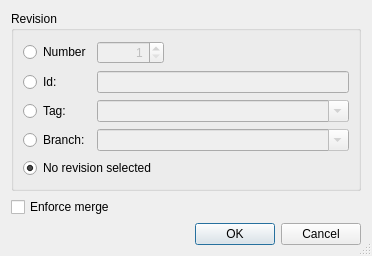
<?xml version="1.0" encoding="UTF-8"?>
<ui version="4.0">
 <class>HgMergeDialog</class>
 <widget class="QDialog" name="HgMergeDialog">
  <property name="geometry">
   <rect>
    <x>0</x>
    <y>0</y>
    <width>372</width>
    <height>256</height>
   </rect>
  </property>
  <property name="windowTitle">
   <string>Mercurial Merge</string>
  </property>
  <property name="sizeGripEnabled">
   <bool>true</bool>
  </property>
  <layout class="QVBoxLayout" name="verticalLayout">
   <item>
    <widget class="QGroupBox" name="groupBox">
     <property name="title">
      <string>Revision</string>
     </property>
     <layout class="QGridLayout" name="gridLayout">
      <item row="0" column="0">
       <widget class="QRadioButton" name="numberButton">
        <property name="toolTip">
         <string>Select to specify a revision by number</string>
        </property>
        <property name="text">
         <string>Number</string>
        </property>
       </widget>
      </item>
      <item row="0" column="1">
       <widget class="QSpinBox" name="numberSpinBox">
        <property name="enabled">
         <bool>false</bool>
        </property>
        <property name="toolTip">
         <string>Enter a revision number</string>
        </property>
        <property name="alignment">
         <set>Qt::AlignRight</set>
        </property>
        <property name="minimum">
         <number>1</number>
        </property>
        <property name="maximum">
         <number>999999999</number>
        </property>
       </widget>
      </item>
      <item row="0" column="2">
       <spacer name="spacer">
        <property name="orientation">
         <enum>Qt::Horizontal</enum>
        </property>
        <property name="sizeHint" stdset="0">
         <size>
          <width>158</width>
          <height>20</height>
         </size>
        </property>
       </spacer>
      </item>
      <item row="1" column="0">
       <widget class="QRadioButton" name="idButton">
        <property name="toolTip">
         <string>Select to specify a revision by changeset id</string>
        </property>
        <property name="text">
         <string>Id:</string>
        </property>
       </widget>
      </item>
      <item row="1" column="1" colspan="2">
       <widget class="QLineEdit" name="idEdit">
        <property name="enabled">
         <bool>false</bool>
        </property>
        <property name="toolTip">
         <string>Enter a changeset id</string>
        </property>
       </widget>
      </item>
      <item row="2" column="0">
       <widget class="QRadioButton" name="tagButton">
        <property name="toolTip">
         <string>Select to specify a revision by a tag</string>
        </property>
        <property name="text">
         <string>Tag:</string>
        </property>
       </widget>
      </item>
      <item row="2" column="1" colspan="2">
       <widget class="QComboBox" name="tagCombo">
        <property name="enabled">
         <bool>false</bool>
        </property>
        <property name="toolTip">
         <string>Enter a tag name</string>
        </property>
        <property name="editable">
         <bool>true</bool>
        </property>
       </widget>
      </item>
      <item row="3" column="0">
       <widget class="QRadioButton" name="branchButton">
        <property name="toolTip">
         <string>Select to specify a revision by a branch</string>
        </property>
        <property name="text">
         <string>Branch:</string>
        </property>
       </widget>
      </item>
      <item row="3" column="1" colspan="2">
       <widget class="QComboBox" name="branchCombo">
        <property name="enabled">
         <bool>false</bool>
        </property>
        <property name="toolTip">
         <string>Enter a branch name</string>
        </property>
        <property name="editable">
         <bool>true</bool>
        </property>
       </widget>
      </item>
      <item row="4" column="0" colspan="3">
       <widget class="QRadioButton" name="noneButton">
        <property name="toolTip">
         <string>Select to not specify a specific revision</string>
        </property>
        <property name="text">
         <string>No revision selected</string>
        </property>
        <property name="checked">
         <bool>true</bool>
        </property>
       </widget>
      </item>
     </layout>
    </widget>
   </item>
   <item>
    <widget class="QCheckBox" name="forceCheckBox">
     <property name="toolTip">
      <string>Select to force the merge operation</string>
     </property>
     <property name="text">
      <string>Enforce merge</string>
     </property>
    </widget>
   </item>
   <item>
    <widget class="QDialogButtonBox" name="buttonBox">
     <property name="orientation">
      <enum>Qt::Horizontal</enum>
     </property>
     <property name="standardButtons">
      <set>QDialogButtonBox::Cancel|QDialogButtonBox::Ok</set>
     </property>
    </widget>
   </item>
  </layout>
 </widget>
 <tabstops>
  <tabstop>numberButton</tabstop>
  <tabstop>numberSpinBox</tabstop>
  <tabstop>idButton</tabstop>
  <tabstop>idEdit</tabstop>
  <tabstop>tagButton</tabstop>
  <tabstop>tagCombo</tabstop>
  <tabstop>branchButton</tabstop>
  <tabstop>branchCombo</tabstop>
  <tabstop>noneButton</tabstop>
  <tabstop>forceCheckBox</tabstop>
  <tabstop>buttonBox</tabstop>
 </tabstops>
 <resources/>
 <connections>
  <connection>
   <sender>buttonBox</sender>
   <signal>accepted()</signal>
   <receiver>HgMergeDialog</receiver>
   <slot>accept()</slot>
   <hints>
    <hint type="sourcelabel">
     <x>257</x>
     <y>246</y>
    </hint>
    <hint type="destinationlabel">
     <x>157</x>
     <y>229</y>
    </hint>
   </hints>
  </connection>
  <connection>
   <sender>buttonBox</sender>
   <signal>rejected()</signal>
   <receiver>HgMergeDialog</receiver>
   <slot>reject()</slot>
   <hints>
    <hint type="sourcelabel">
     <x>325</x>
     <y>246</y>
    </hint>
    <hint type="destinationlabel">
     <x>286</x>
     <y>229</y>
    </hint>
   </hints>
  </connection>
  <connection>
   <sender>numberButton</sender>
   <signal>toggled(bool)</signal>
   <receiver>numberSpinBox</receiver>
   <slot>setEnabled(bool)</slot>
   <hints>
    <hint type="sourcelabel">
     <x>48</x>
     <y>42</y>
    </hint>
    <hint type="destinationlabel">
     <x>113</x>
     <y>43</y>
    </hint>
   </hints>
  </connection>
  <connection>
   <sender>idButton</sender>
   <signal>toggled(bool)</signal>
   <receiver>idEdit</receiver>
   <slot>setEnabled(bool)</slot>
   <hints>
    <hint type="sourcelabel">
     <x>38</x>
     <y>76</y>
    </hint>
    <hint type="destinationlabel">
     <x>125</x>
     <y>75</y>
    </hint>
   </hints>
  </connection>
  <connection>
   <sender>tagButton</sender>
   <signal>toggled(bool)</signal>
   <receiver>tagCombo</receiver>
   <slot>setEnabled(bool)</slot>
   <hints>
    <hint type="sourcelabel">
     <x>52</x>
     <y>104</y>
    </hint>
    <hint type="destinationlabel">
     <x>124</x>
     <y>99</y>
    </hint>
   </hints>
  </connection>
  <connection>
   <sender>branchButton</sender>
   <signal>toggled(bool)</signal>
   <receiver>branchCombo</receiver>
   <slot>setEnabled(bool)</slot>
   <hints>
    <hint type="sourcelabel">
     <x>71</x>
     <y>127</y>
    </hint>
    <hint type="destinationlabel">
     <x>123</x>
     <y>130</y>
    </hint>
   </hints>
  </connection>
 </connections>
</ui>
